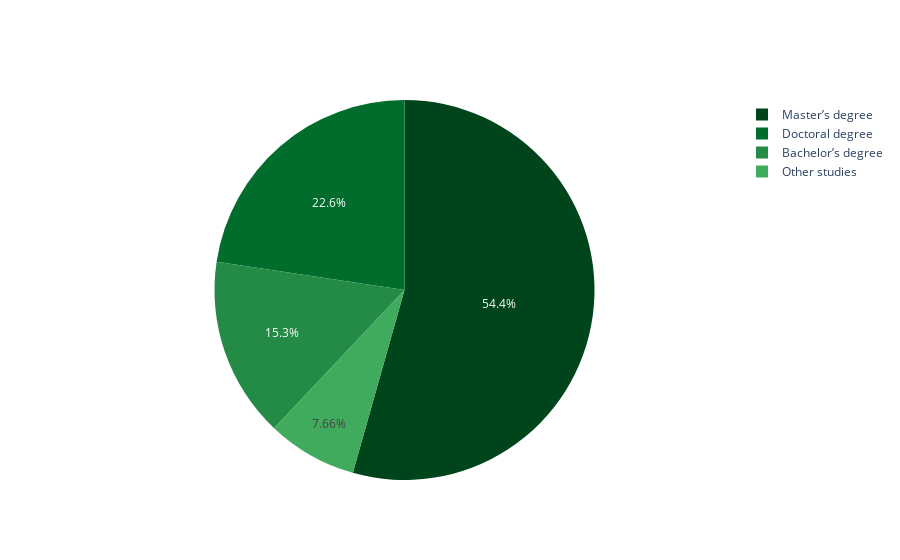

Notebook cell for this chart:
### Markdown cell above
#### **Study**

The most representative level of study is the Master's degree, with 54.4% of respondents already holding or expecting to obtain this degree in the next 2 years. **Doctoral and professional degrees follow in order of frequency**. This indicates that the vast majority of respondents have at least one higher education study, reaching 92.3% of the total number of participants. These results highlight the high educational level of the data science community in Kaggle.

### Code cell
study_=df_prue.groupby(["Q8"],as_index=False).size().sort_values('size',ascending=False)

d_ ={'Q8':'Other studies','size':study_[3:]['size'].sum()}
study_=pd.concat([study_[:3],pd.DataFrame(d_,index=[0])],axis=0)
fig = go.Figure(data=[go.Pie(labels=study_["Q8"], values=study_["size"],marker=dict(colors=['rgb(0,68,27)',  'rgb(0,109,44)','rgb(35,139,69)', 'rgb(65,171,93)']))])
fig.show()

### Figure 1 — Plotly figure (JSON) as saved in the notebook; plotly's stock layout.template omitted (floating-point values rounded to 4 significant figures)
{"data": [{"labels": ["Master’s degree", "Doctoral degree", "Bachelor’s degree", "Other studies"], "marker": {"colors": ["rgb(0,68,27)", "rgb(0,109,44)", "rgb(35,139,69)", "rgb(65,171,93)"]}, "type": "pie", "values": [298, 124, 84, 42]}], "layout": {}}
